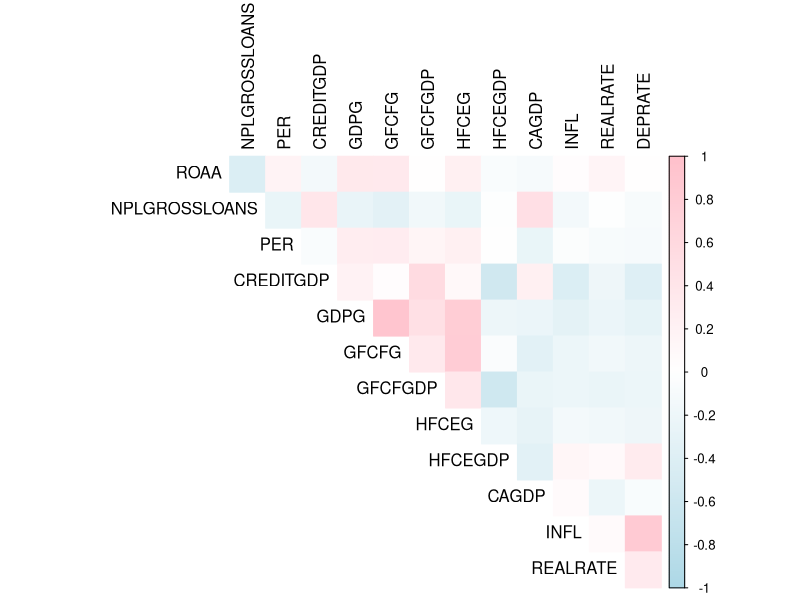
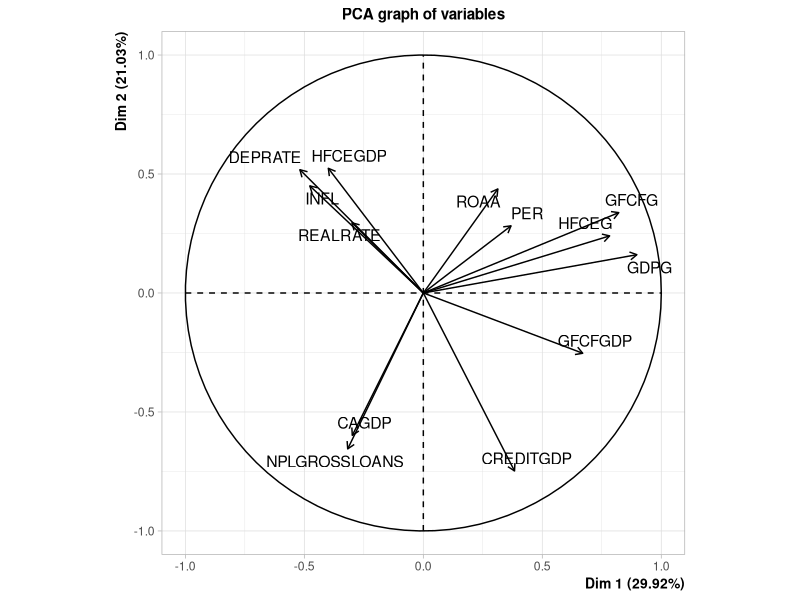
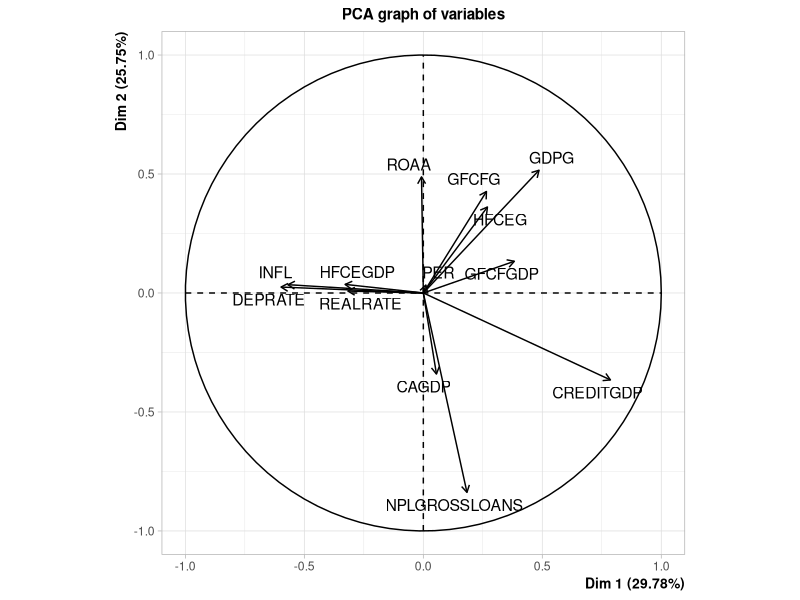
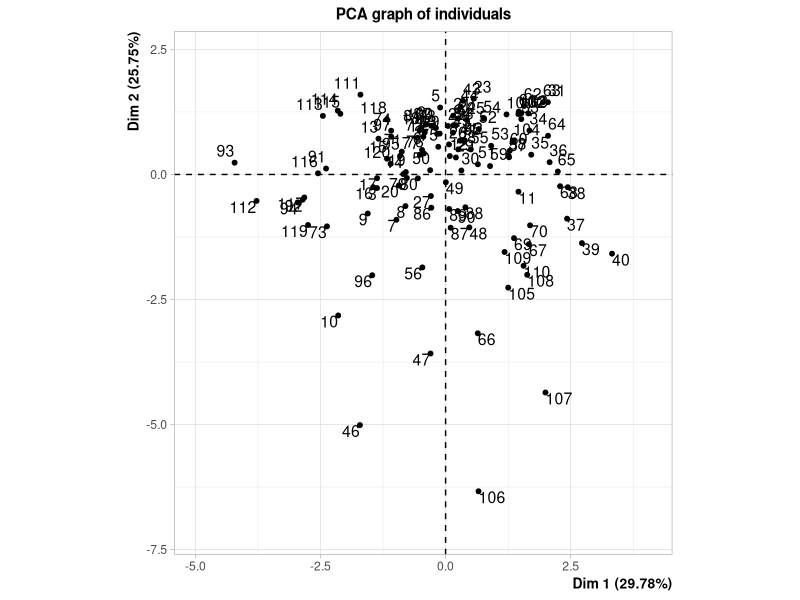
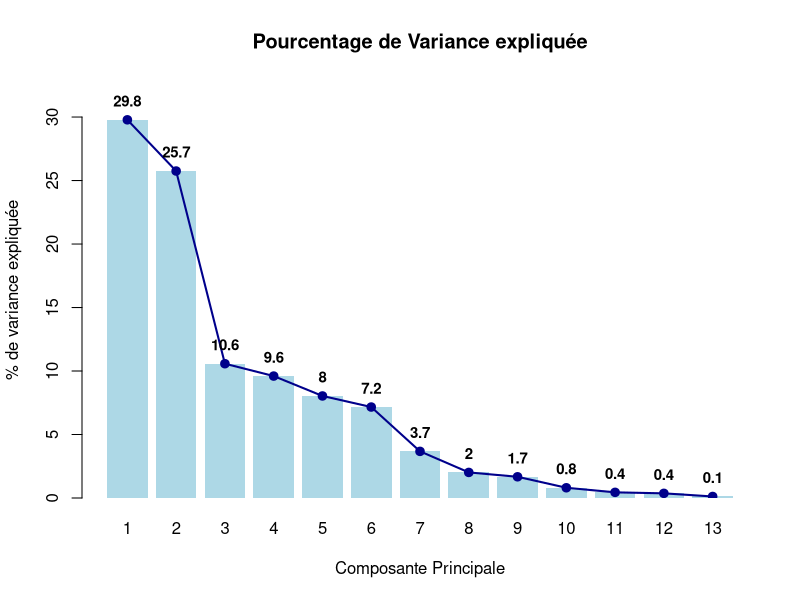
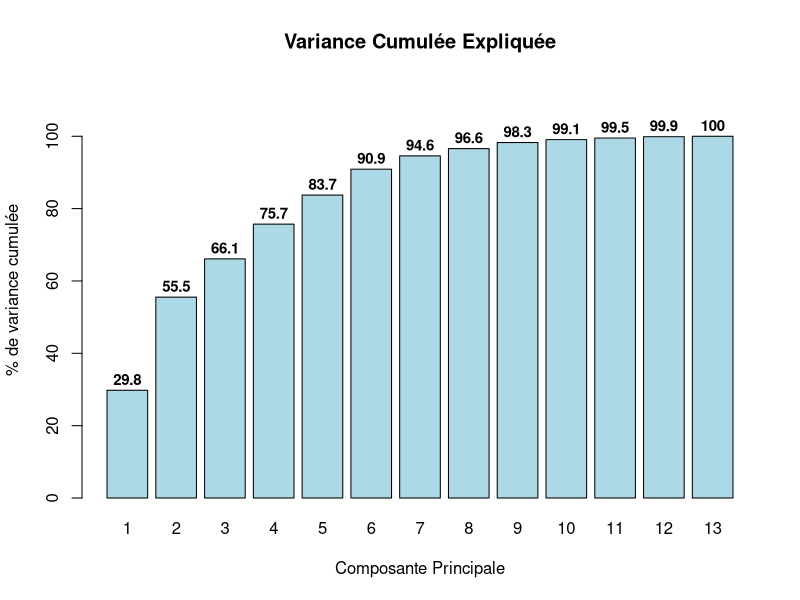
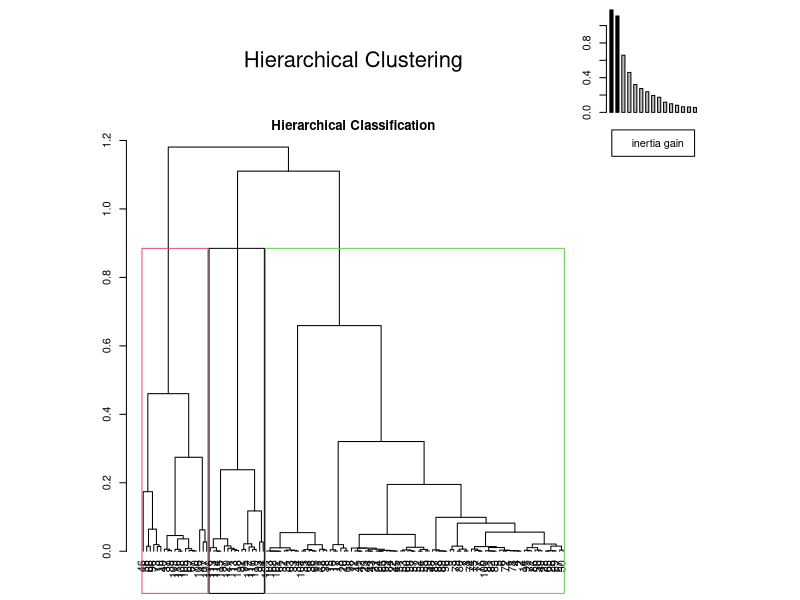
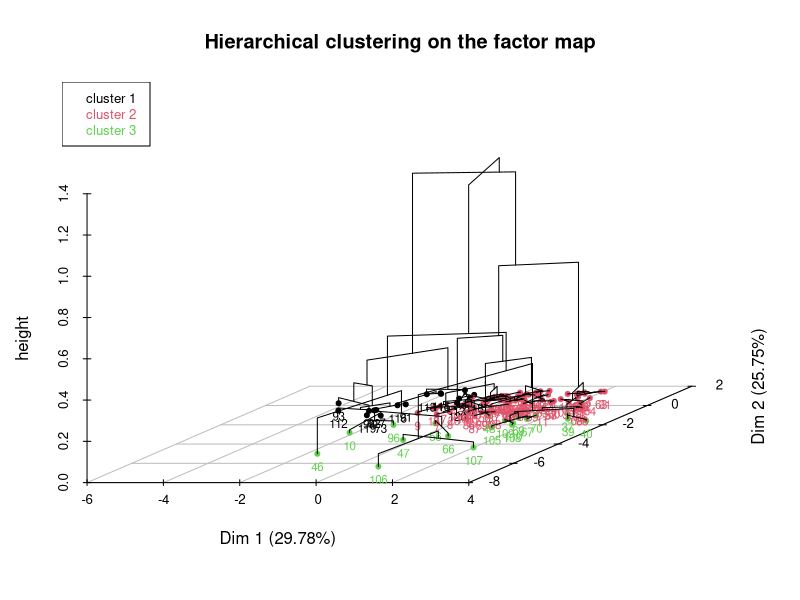

Write R code to recreate these figures, in order. (Note: this script raises an error after producing the figures.)
install.packages("corrplot") #Matrice de covariance
install.packages("FactoMineR") #ACP
install.packages("dplyr")
install.packages("tidyverse")
library(dplyr)
library(tidyverse)
library(FactoMineR)
library(corrplot)

#============================================================================
#     Partie 1: Télécharger des données et prendre la pondération
#============================================================================

# Import file ews
database <- read.csv("ews.csv")

# Voire 6 premieres lignes
head(database)

# Vérifier la structure de database
str(database)

#Nettoyage de données
colSums(is.na(database))
database_clean <- database %>%  mutate(across(where(is.numeric), ~ ifelse(is.na(.), mean(., na.rm = TRUE), .)))

summary(database)
#Standardisation (z-score)
vars <- c("ROAA","NPLGROSSLOANS","PER","CREDITGDP","GDPG","GFCFG",
          "GFCFGDP","HFCEG","HFCEGDP","CAGDP","INFL","REALRATE","DEPRATE")
database_z <- database_clean %>% mutate(across(all_of(vars), scale))

#Pondération
weights <- c(ROAA = 0.8, NPLGROSSLOANS = 1, CREDITGDP = 1,
             GDPG = 0.8, INFL = 0.8, CAGDP = 0.6,
             GFCFG = 0.6, GFCFGDP = 0.6, HFCEG = 0.6, HFCEGDP = 0.6,
             PER = 0.1, REALRATE = 0.8, DEPRATE = 0.8)
database_w <- database_z %>% mutate(across(all_of(names(weights)), ~ . * weights[cur_column()]))

#============================================================================
#     Partie 2: ANALYSE EN COMPOSANTES PRINCIPALES 
#============================================================================
#     Partie 2.1: Analyse de la matrice de corrélation 
#============================================================================
corr <- cor(database_w[,vars], use = "complete.obs")
corrplot(corr,
         method = "color",  
         col = colorRampPalette(c("lightblue", "white", "pink"))(200),
         tl.col = "black",
         tl.cex = 1,
         tl.font = 1,           
         type = "upper",
         diag = FALSE
)

#============================================================================
#     Partie 2.2: Analyse en composantes sans pondération
#============================================================================
res.pca.simple <- PCA(database_z[, vars],  scale.unit = FALSE, graph = FALSE)
plot(res.pca.simple, choix = "var")
res.pca.simple$var$coord

#============================================================================
#     Partie 2.3: Analyse en composantes avec pondération
#============================================================================
res.pca.w <- PCA(database_w[, vars],  scale.unit = FALSE, graph = FALSE)
plot(res.pca.w, choix = "var")
res.pca.w$var$coord

#Scree plot individuel
plot(res.pca.w, choix = "ind")
# Visualisation avec un barplot des pourcentage de Variance expliquée
eig <- res.pca.w$eig[, "percentage of variance"]
barplot <- barplot(eig,
                   main = "Pourcentage de Variance expliquée",
                   names.arg = 1:nrow(res.pca.w$eig),
                   col = "lightblue",
                   border = NA,
                   xlab = "Composante Principale",
                   ylab = "% de variance expliquée",
                   ylim = c(0, max(eig) * 1.1))
lines(barplot, eig, type = "o", pch = 19, col = "darkblue", lwd = 2)
text(x = barplot,
     y = eig+ max(eig)*0.05,
     labels = round(eig, 1),
     cex = 0.9, font = 2)
#Visualisation avec un barplot des pourcentage de Variance expliquée cumul
cum_eig <- cumsum(eig)
barplot(cum_eig,
        main = "Variance Cumulée Expliquée",
        names.arg = 1:length(cum_eig),
        col = "lightblue",
        xlab = "Composante Principale",
        ylab = "% de variance cumulée",
        ylim = c(0, max(cum_eig) * 1.15)
)
text(x = barplot,
     y = cum_eig+ max(cum_eig)*0.03,
     labels = round(cum_eig, 1),
     cex = 0.9, font = 2)


#============================================================================
#     Partie 3: CLUSTERING HIÉRACHIQUE (HCPC/KMEANS)
#============================================================================
#Clustering (k-means)
pc_scores <- res.pca.w$ind$coord[, 1:3]
#k-means
set.seed(123)
km <- kmeans(pc_scores, centers = 3)
database_clean$cluster <- km$cluster

#Profil des clusters
aggregate(database_clean[, vars],
          by = list(database_clean$cluster),
          FUN = mean)
HACP = HCPC(res.pca.w, nb.clust = 3)


#============================================================================
#     Partie 4: ANALYSE EN COMPOSANTES PRINCIPALES PRE/POST-CRISE
#============================================================================
#    Partie 4.1: Analyse en Composantes Principales post-crise
#============================================================================
required <- c("dplyr","tidyverse","FactoMineR","factoextra","corrplot","strucchange","ggplot2","reshape2")
for(pkg in required){
  if(!requireNamespace(pkg, quietly = TRUE)) install.packages(pkg)
  library(pkg, character.only = TRUE)
}
post <- database_w %>% filter(PCRISIS1 == 1)
pca_post <- PCA(post[, vars], graph = FALSE)
plot(pca_post, choix = "var")
pca_post$var$coord

#============================================================================
#    Partie 4.2: Analyse en Composantes Principales pre-crise
#============================================================================
pre <- database_w %>% filter(PCRISIS1 == 0)
pca_pre <- PCA(pre[, vars], graph = FALSE)
plot(pca_pre, choix = "var")
pca_pre$var$coord


#============================================================================
#    Partie 4.3: Classement de pays 
#============================================================================
pre_df  <- database_w %>% filter(PCRISIS1 == 0)
post_df <- database_w %>% filter(PCRISIS1 == 1)

cat("Observations pré-crise :", nrow(pre_df), "\n")
cat("Observations post-crise:", nrow(post_df), "\n")

# Exécuter PCA sur subsets pré & post 
res.pca.pre  <- PCA(pre_df[, vars],  scale.unit = FALSE, graph = FALSE)
res.pca.post <- PCA(post_df[, vars], scale.unit = FALSE, graph = FALSE)

#SCREE PLOT pre/post crise
png("scree_pre.png", width = 800, height = 600)
fviz_eig(pca_pre, addlabels = TRUE, main = "Scree plot - Pré-crise")
dev.off()
png("scree_post.png", width = 800, height = 600)
fviz_eig(pca_post, addlabels = TRUE, main = "Scree plot - Post-crise")
dev.off()
scores_pre  <- as.data.frame(res.pca.pre$ind$coord)
scores_pre$iso3c  <- pre_df$iso3c
scores_pre$obs_id <- rownames(pre_df)

scores_post <- as.data.frame(res.pca.post$ind$coord)
scores_post$iso3c <- post_df$iso3c
scores_post$obs_id <- rownames(post_df)

mean_pre_by_country  <- scores_pre  %>% group_by(iso3c)  %>% summarise(mean_CP1_pre = mean(Dim.1, na.rm = TRUE), n_pre = n())
mean_post_by_country <- scores_post %>% group_by(iso3c)  %>% summarise(mean_CP1_post = mean(Dim.1, na.rm = TRUE), n_post = n())

country_cmp <- full_join(mean_pre_by_country, mean_post_by_country, by = "iso3c") %>%
  mutate(mean_CP1_pre  = ifelse(is.na(mean_CP1_pre), 0, mean_CP1_pre),
         mean_CP1_post = ifelse(is.na(mean_CP1_post), 0, mean_CP1_post),
         delta_CP1 = mean_CP1_post - mean_CP1_pre) %>%
  arrange(delta_CP1)   # tri asc : les plus négatifs = plus forte baisse

# Exporter top 20
write.csv(country_cmp, "country_cp1_pre_post_comparison.csv", row.names = FALSE)

# Top 10 pays les plus durement touchés (plus grande baisse de CP1)
top10_hurt <- head(country_cmp, 10)




#===================================================================================================
#    Partie 5:	ANALYSE ECONOMETRIQUE – TESTS ET INTERPRETATON ECONOMIQUE :Regression pannel
#===================================================================================================
install.packages("plm")
library(plm)
pdata <- pdata.frame(database, index = c("iso3c", "date"))
summary(pdata)

#===================================================================================================
#    Partie 5.1: Sélection du modèle de régression sur données de panel 
#===================================================================================================
#Modele 1: Pooled OLS
#Modèle complet:
pooling <- plm(PCRISIS1 ~ ROAA + NPLGROSSLOANS + PER + CREDITGDP + GDPG + GFCFG + GFCFGDP + HFCEG + HFCEGDP + CAGDP + INFL + REALRATE + DEPRATE,
               data = database,
               model = "pooling")
summary(pooling)

#Modele 2:FIXED EFFECTS
#Modèle complet:
fe <-plm(PCRISIS1 ~ ROAA + NPLGROSSLOANS + PER + CREDITGDP + GDPG + GFCFG + GFCFGDP + HFCEG + HFCEGDP + CAGDP + INFL + REALRATE + DEPRATE,
         data = pdata,
         model = "within")

#Test de chow
pFtest(fe, pooling)


#Modele 3: RANDOM EFFECTS
#Pour analyser cette modèle, nous devrons assurer que le nombre de coefficients, y compris le constant, est égal au celui de individus. Comme le modèle pooling MCO est meilleur que celui Fixed Effet. Nous visons à réaliser une élimination des varaibles explicative via méthode Backward jusqu'à avoir le même nombre de variables explicatives et des individus.
#Via cette dernière, nous retirons 4 variables le plus non significatives où p_value le plus élevé, ce sont respectivement NPLGROSSLOANS, GFCRFGDP,CFCFG, GFCFGDP

#Modele FE de 9 variables
fe1 <-plm(PCRISIS1 ~ ROAA + PER + GDPG + HFCEG + HFCEGDP + CAGDP + INFL + REALRATE + DEPRATE,
          data = pdata,
          model = "within")
summary(fe1)

#Modèle complet de RE de 9 variables
re <- plm(PCRISIS1 ~ ROAA + PER + GDPG + HFCEG + HFCEGDP + CAGDP + INFL + REALRATE + DEPRATE,  
          data = pdata,
          model = "random")

#Le test de Hausman
phtest(fe1, re)

#Modele de pooled de 9 varaibles
pooling1 <- plm(PCRISIS1 ~ ROAA + PER + GDPG + HFCEG + HFCEGDP + CAGDP + INFL + REALRATE + DEPRATE,  
                data = pdata,
                model = "pooling")

#Test de Breusch–Pagan
plmtest(pooling1, type = "bp")

#===================================================================================================
#    Partie 5.2: Modèle final et interprétation des données
#===================================================================================================
#Modèle final:
re <- plm(PCRISIS1 ~ ROAA  + CAGDP + INFL + DEPRATE,  
          data = pdata,
          model = "random")
summary(re)
print(re)

#robustness check - Résultats du modèle logit à effets aléatoires 
install.packages("lme4")
library(lme4)
logit_re <- glmer(  PCRISIS1 ~ ROAA + CAGDP + INFL + DEPRATE + (1 | iso3c),
                    data = database,
                    family = binomial(link = "logit"))
print(logit_re)

# Test de robustesse – Modèle à effets aléatoires avec erreurs standards robustes
coeftest(re, vcov = vcovHC(re, type = "HC1", cluster = "group"))

#Approche de Mundlak
library(dplyr)
pdata <- pdata %>%
  group_by(iso3c) %>%
  mutate(
    ROAA_mean = mean(ROAA),
    INFL_mean = mean(INFL),
    CAGDP_mean = mean(CAGDP),
    DEPRATE_mean = mean(DEPRATE)  )
re_mundlak <- plm(  PCRISIS1 ~ ROAA + INFL + CAGDP + DEPRATE +
                      ROAA_mean + INFL_mean + CAGDP_mean + DEPRATE_mean,
                    data = pdata,
                    model = "random" )
summary(re_mundlak)

#===================================================================================================
#    Partie 5.3: Tests diagnostiques 
#===================================================================================================
#Test de normalité
res_re <- residuals(re)    
shapiro.test(res_re)

#Test de homoscadasticité
install.packages("lmtest")
install.packages("car")

library(lmtest)
library(car)

bptest(re)

#Test de multi colinéarité
df <- as.data.frame(pdata)
lm_for_vif <- lm(formula(re), data = df)
vif(lm_for_vif)
